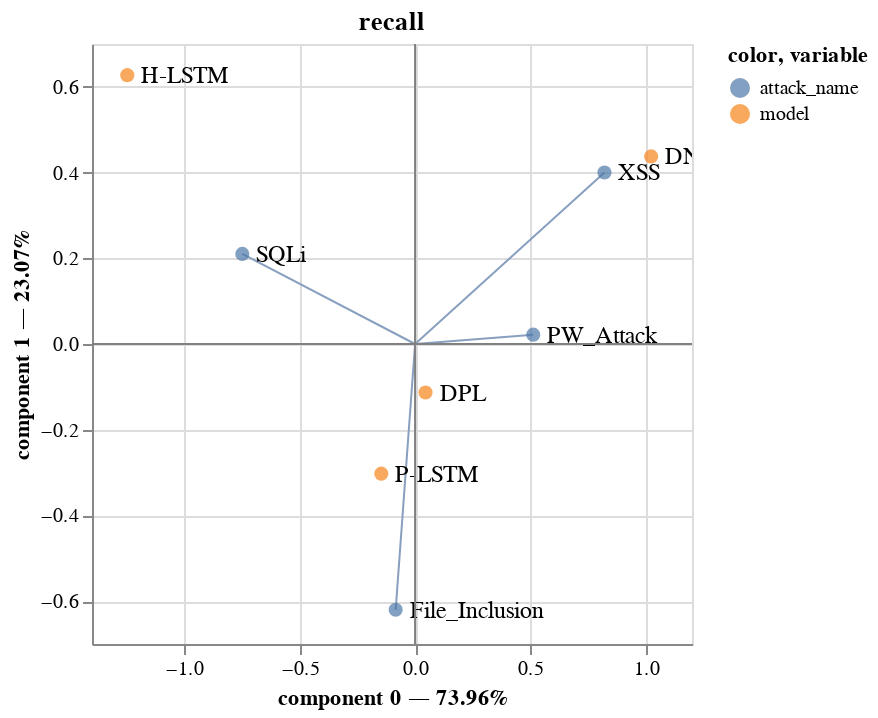

Here is the notebook cell this chart was saved with:
### Code cell
# f1_score
ca, input_X, stype = cas[3]
getCA_plot(input_X, ca, stype, (True, False), original_ca=True)

### Figure 1 — Vega-Lite specification as saved in the notebook (floating-point values rounded to 4 significant figures)
{"config": {"view": {"continuousWidth": 300, "continuousHeight": 300}}, "layer": [{"data": {"name": "data-bccbf5e49dc7dd9d1278757bad2156de"}, "mark": {"type": "rule"}, "encoding": {"color": {"field": "color", "scale": null, "type": "nominal"}, "x": {"field": "x", "type": "quantitative"}, "x2": {"field": "x2"}, "y": {"field": "y", "type": "quantitative"}, "y2": {"field": "y2"}}}, {"data": {"name": "data-55f6641b85850f028e3602b388ba18be"}, "mark": {"type": "circle", "size": 50}, "encoding": {"color": {"field": "variable", "type": "nominal"}, "tooltip": [{"field": "variable", "type": "nominal"}, {"field": "value", "type": "nominal"}, {"field": "component 0", "type": "quantitative"}, {"field": "component 1", "type": "quantitative"}], "x": {"axis": {"title": "component 0 — 73.96%"}, "field": "component 0", "scale": {"zero": false}, "type": "quantitative"}, "y": {"axis": {"title": "component 1 — 23.07%"}, "field": "component 1", "scale": {"zero": false}, "type": "quantitative"}}, "name": "view_12"}, {"data": {"name": "data-2b769db45c38fc5f0db7b15c04082b96"}, "mark": {"type": "text", "align": "left", "baseline": "middle", "dx": 7}, "encoding": {"size": {"value": 12}, "text": {"field": "name", "type": "nominal"}, "x": {"field": "x", "type": "quantitative"}, "y": {"field": "y", "type": "quantitative"}}}, {"data": {"name": "data-06fd9f850666401b4599de5588b60692"}, "mark": {"type": "rule", "stroke": "gray"}, "encoding": {"y": {"field": "y", "type": "quantitative"}}}, {"data": {"name": "data-9c00aa9dc2b1c1a0b4bf9b34ead12925"}, "mark": {"type": "rule", "stroke": "gray"}, "encoding": {"x": {"field": "x", "type": "quantitative"}}}], "params": [{"name": "param_12", "select": {"type": "interval", "encodings": ["x", "y"]}, "bind": "scales", "views": ["view_12"]}], "title": "recall", "$schema": "https://vega.github.io/schema/vega-lite/v5.8.0.json", "datasets": {"data-bccbf5e49dc7dd9d1278757bad2156de": [{"name": "File_Inclusion", "x": 0, "y": 0, "angle": 88.62, "component": "attack_name", "x2": -0.08416, "y2": -0.6202, "color": "#889fbf"}, {"name": "PW_Attack", "x": 0, "y": 0, "angle": 88.62, "component": "attack_name", "x2": 0.512, "y2": 0.02183, "color": "#889fbf"}, {"name": "SQLi", "x": 0, "y": 0, "angle": 88.62, "component": "attack_name", "x2": -0.7487, "y2": 0.2103, "color": "#889fbf"}, {"name": "XSS", "x": 0, "y": 0, "angle": 88.62, "component": "attack_name", "x2": 0.8208, "y2": 0.4002, "color": "#889fbf"}], "data-55f6641b85850f028e3602b388ba18be": [{"component 0": 1.023, "component 1": 0.4378, "variable": "model", "value": "DNN"}, {"component 0": 0.04527, "component 1": -0.1132, "variable": "model", "value": "DPL"}, {"component 0": -1.247, "component 1": 0.6273, "variable": "model", "value": "H-LSTM"}, {"component 0": -0.1463, "component 1": -0.3026, "variable": "model", "value": "P-LSTM"}, {"component 0": -0.08416, "component 1": -0.6202, "variable": "attack_name", "value": "File_Inclusion"}, {"component 0": 0.512, "component 1": 0.02183, "variable": "attack_name", "value": "PW_Attack"}, {"component 0": -0.7487, "component 1": 0.2103, "variable": "attack_name", "value": "SQLi"}, {"component 0": 0.8208, "component 1": 0.4002, "variable": "attack_name", "value": "XSS"}], "data-2b769db45c38fc5f0db7b15c04082b96": [{"name": "File_Inclusion", "x": -0.08416, "y": -0.6202, "angle": 88.62, "component": "attack_name"}, {"name": "PW_Attack", "x": 0.512, "y": 0.02183, "angle": 88.62, "component": "attack_name"}, {"name": "SQLi", "x": -0.7487, "y": 0.2103, "angle": 88.62, "component": "attack_name"}, {"name": "XSS", "x": 0.8208, "y": 0.4002, "angle": 88.62, "component": "attack_name"}, {"name": "DNN", "x": 1.023, "y": 0.4378, "angle": 66.83, "component": "model"}, {"name": "DPL", "x": 0.04527, "y": -0.1132, "angle": 158.2, "component": "model"}, {"name": "H-LSTM", "x": -1.247, "y": 0.6273, "angle": -63.3, "component": "model"}, {"name": "P-LSTM", "x": -0.1463, "y": -0.3026, "angle": -154.2, "component": "model"}], "data-06fd9f850666401b4599de5588b60692": [{"y": 0}], "data-9c00aa9dc2b1c1a0b4bf9b34ead12925": [{"x": 0}]}}
